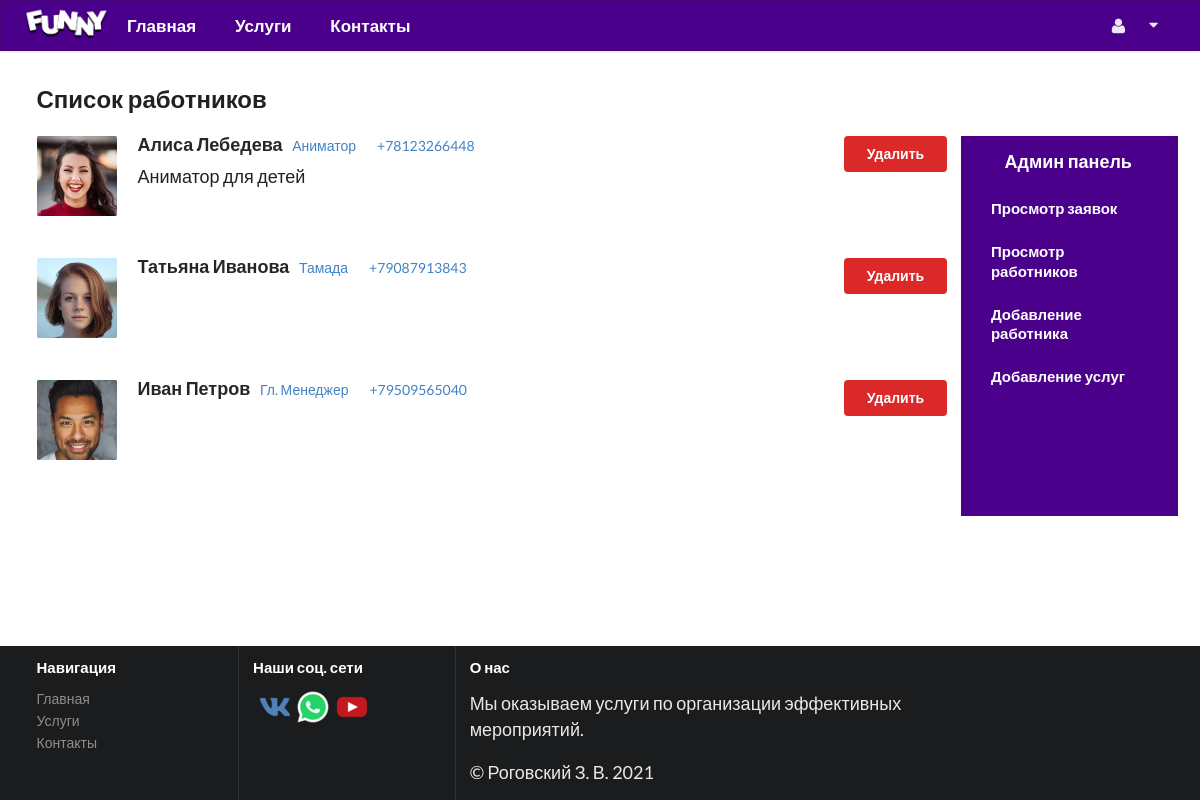
/admin_listworker.php (signed in), run on the app's committed database.
### tables this page shows
CREATE TABLE `workers` (
  `id` int NOT NULL,
  `firstname` varchar(100) NOT NULL,
  `secondname` varchar(100) NOT NULL,
  `specification` varchar(100) NOT NULL,
  `description` varchar(300) NOT NULL,
  `file` varchar(100) NOT NULL,
  `tel` varchar(14) NOT NULL
);

### admin_listworker.php (the view, shortened to what this page needs)
<?php
require "include/connect_db.php";
require "template/header.php";
$sql = mysqli_query($mysql, 'SELECT *
                            FROM workers
                            ORDER BY workers.id DESC');
while ($row = mysqli_fetch_assoc($sql)) {
    $posts[] = $row;
}
?>
<body class="flex">
    <div class="ui container">
        <h2 class="mb-4">Список работников</h2>
        <div class="ui grid">
            <div class="thirteen wide column">
                <div class="ui items">
                    <?php foreach ($posts as $row) { ?>
                        <div class="item mb-5">
                            <a class="ui tiny image">
                                <img src="img/<?= $row['file'] ?>">
                            </a>
                            <div class="content">
                                <a class="header"><?= $row['firstname'] ?> <?= $row['secondname'] ?></a>
                                <a class="ml-2"><?= $row['specification'] ?></a><a class="ml-4"><?= $row['tel'] ?></a>
                                <div class="description">
                                    <p><?= $row['description'] ?></p>
                                </div>
                            </div>
                            <a href='?del_id=<?= $row['id'] ?>'><button class="fluid ui red button">Удалить</button></a>
                        </div>
                    <?php } ?>
                </div>
            </div>
            <div class="three wide column ui secondary vertical pointing menu">
                <h3 class="header text-center offices">Админ панель</h3>
                <a class="item" href="admin_listrequest.php">
                    <h4>Просмотр заявок</h4>
                </a>
                <a class="item" href="admin_listworker.php">
                    <h4>Просмотр работников</h4>
                </a>
                <a class="item" href="admin_addworker.php">
                    <h4>Добавление работника </h4>
                </a>
                <a class="item" href="admin_addservices.php">
                    <h4>Добавление услуг</h4>
                </a>
            </div>
        </div>
    </div>
    <?php
    require "template/footer.php";
    ?>

### template/header.php (shortened to what this page needs)
<!DOCTYPE html>
<html lang="">
<head>
    <link rel="stylesheet" href="css/semantic.min.css" />
    <link rel="stylesheet" href="css/style.css" />
    <link rel="stylesheet" href="css/icon.min.css" />
    <link rel="stylesheet" href="css/mt.css">
</head>
<header>
    <div class="ui fixed borderless huge menu">
        <div class="ui container grid">
            <div class="computer only row">
                <a class=" " href="index.php"><img class="logo mt-2" src="img/logo.png" alt=""></a>
                <a class="item" href="index.php"> <strong> Главная</strong></a>
                <a class="item" href="services.php"><strong> Услуги</strong></a>
                <a class="item" href="contacs.php"><strong>Контакты</strong></a>
                <div class="right menu">
                    <div class="ui simple dropdown item"><i class="user icon"></i> <i class="dropdown icon"></i>
                    </div>
                </div>
            </div>
        </div>
</header>

### template/footer.php (shortened to what this page needs)
<div style="flex-grow:1"></div>
<footer class="mt-5">
    <div class="ui inverted vertical footer segment">
        <div class="ui container">
            <div class="ui stackable inverted divided equal height stackable grid">
                <div class="three wide column">
                    <h4 class="ui inverted header">Навигация</h4>
                    <div class="ui inverted link list">
                        <a class="item" href="index.php">Главная</a>
                        <a class="item" href="services.php">Услуги</a>
                        <a class="item" href="contacs.php">Контакты</a>
                    </div>
                </div>
                <div class="three wide column">
                    <h4 class="ui inverted header">Наши соц. сети</h4>
                    <div class="ui inverted link">
                        <a class="item mr-1" href="#"><img src="img/vk.png" alt=""></a>
                        <a class="item mr-1" href="#"><img src="img/wats.png" alt=""></a>
                        <a class="item mr-1" href="#"><img src="img/you.png" alt=""></a>
                    </div>
                </div>
                <div class="seven wide column">
                    <h4 class="ui inverted header">О нас</h4>
                    <p>Мы оказываем услуги по организации эффективных мероприятий.</p>
                    <p>© Роговский З. В. 2021</p>
                </div>
            </div>
        </div>
    </div>
</footer>
</body>
</html>

### css/style.css (style rules this page uses)
body>.ui.container { margin-top: 6em; }
.logo { width: 5em !important; }
.flex { display: flex !important; flex-direction: column; }
.offices { color: #fff; }
.ui.fixed.borderless.menu { background-color: #4a008a; }
.ui .computer.only .item { color: #fff; }
.ui.vertical.menu { display: none; border: none; box-shadow: none; background-color: #4a008a; }
.ui.vertical.menu>.item { padding-left: 1.428em; color: #fff; }
footer { background-color: #4a008a; }
p { font-size: 18px; }

### css/mt.css (style rules this page uses)
.mr-1, .mx-1 { margin-right: .25rem !important }
.mt-2, .my-2 { margin-top: .5rem !important }
.ml-2, .mx-2 { margin-left: .5rem !important }
.mb-4, .my-4 { margin-bottom: 1.5rem !important }
.ml-4, .mx-4 { margin-left: 1.5rem !important }
.mt-5, .my-5 { margin-top: 3rem !important }
.mb-5, .my-5 { margin-bottom: 3rem !important }
.text-center { text-align: center !important }

### data on the page
workers: file (picture), firstname "Алиса", secondname "Лебедева", specification "Аниматор", tel "+78123266448", description "Аниматор для детей"
workers: file (picture), firstname "Татьяна", secondname "Иванова", specification "Тамада", tel "+79087913843"
workers: file (picture), firstname "Иван", secondname "Петров", specification "Гл. Менеджер", tel "+79509565040"
